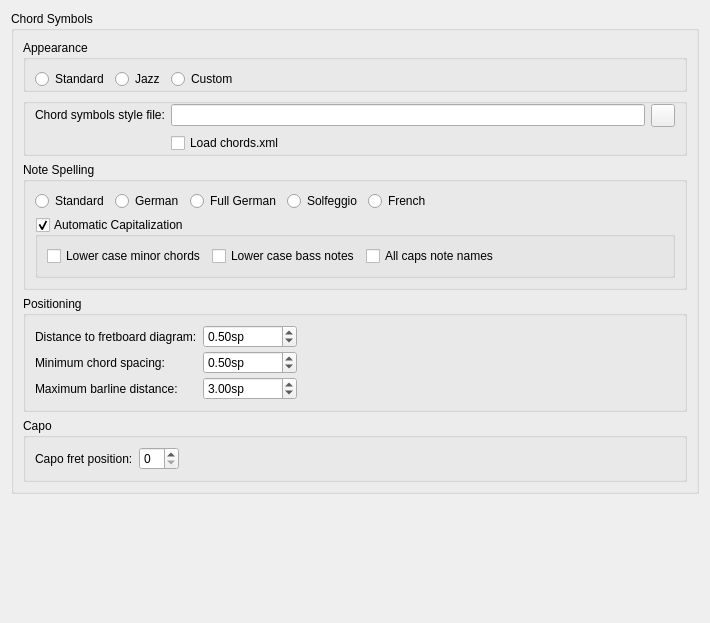
      <widget class="QWidget" name="PageChordSymbols">
       <layout class="QVBoxLayout" name="verticalLayout_12">
        <property name="spacing">
         <number>0</number>
        </property>
        <item>
         <widget class="QGroupBox" name="groupBox_5">
          <property name="title">
           <string>Chord Symbols</string>
          </property>
          <layout class="QVBoxLayout" name="verticalLayout_36">
           <item>
            <widget class="QGroupBox" name="groupBox_25">
             <property name="title">
              <string>Appearance</string>
             </property>
             <layout class="QHBoxLayout" name="horizontalLayout">
              <property name="bottomMargin">
               <number>0</number>
              </property>
              <item>
               <widget class="QRadioButton" name="chordsStandard">
                <property name="text">
                 <string>Standard</string>
                </property>
               </widget>
              </item>
              <item>
               <widget class="QRadioButton" name="chordsJazz">
                <property name="text">
                 <string>Jazz</string>
                </property>
               </widget>
              </item>
              <item>
               <widget class="QRadioButton" name="chordsCustom">
                <property name="text">
                 <string>Custom</string>
                </property>
               </widget>
              </item>
              <item>
               <spacer name="horizontalSpacer_13">
                <property name="orientation">
                 <enum>Qt::Horizontal</enum>
                </property>
                <property name="sizeHint" stdset="0">
                 <size>
                  <width>40</width>
                  <height>20</height>
                 </size>
                </property>
               </spacer>
              </item>
             </layout>
            </widget>
           </item>
           <item>
            <widget class="QGroupBox" name="chordDescriptionGroup">
             <property name="sizePolicy">
              <sizepolicy hsizetype="Preferred" vsizetype="Preferred">
               <horstretch>0</horstretch>
               <verstretch>0</verstretch>
              </sizepolicy>
             </property>
             <property name="title">
              <string/>
             </property>
             <property name="checkable">
              <bool>false</bool>
             </property>
             <property name="checked">
              <bool>false</bool>
             </property>
             <layout class="QGridLayout" name="chordDescriptionLayout">
              <property name="topMargin">
               <number>0</number>
              </property>
              <property name="bottomMargin">
               <number>0</number>
              </property>
              <item row="0" column="2">
               <widget class="QToolButton" name="chordDescriptionFileButton">
                <property name="text">
                 <string notr="true"/>
                </property>
                <property name="icon">
                 <iconset resource="musescore.qrc">
                  <normaloff>:/data/icons/document-open.svg</normaloff>:/data/icons/document-open.svg</iconset>
                </property>
               </widget>
              </item>
              <item row="0" column="1">
               <widget class="QLineEdit" name="chordDescriptionFile"/>
              </item>
              <item row="0" column="0">
               <widget class="QLabel" name="label_54">
                <property name="sizePolicy">
                 <sizepolicy hsizetype="Preferred" vsizetype="Fixed">
                  <horstretch>0</horstretch>
                  <verstretch>0</verstretch>
                 </sizepolicy>
                </property>
                <property name="text">
                 <string>Chord symbols style file:</string>
                </property>
                <property name="buddy">
                 <cstring>chordDescriptionFile</cstring>
                </property>
               </widget>
              </item>
              <item row="1" column="1">
               <widget class="QCheckBox" name="chordsXmlFile">
                <property name="text">
                 <string>Load chords.xml</string>
                </property>
               </widget>
              </item>
             </layout>
            </widget>
           </item>
           <item>
            <widget class="QGroupBox" name="groupBox_23">
             <property name="title">
              <string>Note Spelling</string>
             </property>
             <layout class="QVBoxLayout" name="verticalLayout_37">
              <item>
               <layout class="QHBoxLayout" name="horizontalLayout_6">
                <item>
                 <widget class="QRadioButton" name="useStandardNoteNames">
                  <property name="toolTip">
                   <string notr="true">A, B♭, B, C, C♯, …</string>
                  </property>
                  <property name="text">
                   <string>Standard</string>
                  </property>
                 </widget>
                </item>
                <item>
                 <widget class="QRadioButton" name="useGermanNoteNames">
                  <property name="toolTip">
                   <string notr="true">A, B♭, H, C, C♯, …</string>
                  </property>
                  <property name="text">
                   <string>German</string>
                  </property>
                 </widget>
                </item>
                <item>
                 <widget class="QRadioButton" name="useFullGermanNoteNames">
                  <property name="toolTip">
                   <string notr="true">A, B, H, C, Cis, …</string>
                  </property>
                  <property name="text">
                   <string>Full German</string>
                  </property>
                 </widget>
                </item>
                <item>
                 <widget class="QRadioButton" name="useSolfeggioNoteNames">
                  <property name="toolTip">
                   <string notr="true">Do, Do♯, Re♭, Re, …</string>
                  </property>
                  <property name="text">
                   <string>Solfeggio</string>
                  </property>
                 </widget>
                </item>
                <item>
                 <widget class="QRadioButton" name="useFrenchNoteNames">
                  <property name="toolTip">
                   <string notr="true">Do, Do♯, Ré♭, Ré, …</string>
                  </property>
                  <property name="text">
                   <string>French</string>
                  </property>
                 </widget>
                </item>
                <item>
                 <spacer name="horizontalSpacer_12">
                  <property name="orientation">
                   <enum>Qt::Horizontal</enum>
                  </property>
                  <property name="sizeHint" stdset="0">
                   <size>
                    <width>40</width>
                    <height>20</height>
                   </size>
                  </property>
                 </spacer>
                </item>
               </layout>
              </item>
              <item>
               <widget class="QGroupBox" name="automaticCapitalization">
                <property name="title">
                 <string>Automatic Capitalization</string>
                </property>
                <property name="checkable">
                 <bool>true</bool>
                </property>
                <layout class="QHBoxLayout" name="horizontalLayout_12">
                 <item>
                  <widget class="QCheckBox" name="lowerCaseMinorChords">
                   <property name="text">
                    <string>Lower case minor chords</string>
                   </property>
                  </widget>
                 </item>
                 <item>
                  <widget class="QCheckBox" name="lowerCaseBassNotes">
                   <property name="text">
                    <string>Lower case bass notes</string>
                   </property>
                  </widget>
                 </item>
                 <item>
                  <widget class="QCheckBox" name="allCapsNoteNames">
                   <property name="text">
                    <string>All caps note names</string>
                   </property>
                  </widget>
                 </item>
                 <item>
                  <spacer name="horizontalSpacer_17">
                   <property name="orientation">
                    <enum>Qt::Horizontal</enum>
                   </property>
                   <property name="sizeHint" stdset="0">
                    <size>
                     <width>40</width>
                     <height>20</height>
                    </size>
                   </property>
                  </spacer>
                 </item>
                </layout>
               </widget>
              </item>
             </layout>
            </widget>
           </item>
           <item>
            <widget class="QGroupBox" name="groupBox_24">
             <property name="title">
              <string>Positioning</string>
             </property>
             <layout class="QGridLayout" name="gridLayout_15">
              <property name="verticalSpacing">
               <number>3</number>
              </property>
              <item row="1" column="1">
               <widget class="QDoubleSpinBox" name="minHarmonyDistance">
                <property name="suffix">
                 <string>sp</string>
                </property>
                <property name="minimum">
                 <double>-50.000000000000000</double>
                </property>
                <property name="maximum">
                 <double>10.000000000000000</double>
                </property>
                <property name="singleStep">
                 <double>0.100000000000000</double>
                </property>
                <property name="value">
                 <double>0.500000000000000</double>
                </property>
               </widget>
              </item>
              <item row="0" column="0">
               <widget class="QLabel" name="label_79">
                <property name="text">
                 <string>Distance to fretboard diagram:</string>
                </property>
                <property name="buddy">
                 <cstring>harmonyFretDist</cstring>
                </property>
               </widget>
              </item>
              <item row="0" column="1">
               <widget class="QDoubleSpinBox" name="harmonyFretDist">
                <property name="enabled">
                 <bool>true</bool>
                </property>
                <property name="suffix">
                 <string extracomment="spatium unit">sp</string>
                </property>
                <property name="minimum">
                 <double>-10000.000000000000000</double>
                </property>
                <property name="maximum">
                 <double>10000.000000000000000</double>
                </property>
                <property name="singleStep">
                 <double>0.500000000000000</double>
                </property>
                <property name="value">
                 <double>0.500000000000000</double>
                </property>
               </widget>
              </item>
              <item row="1" column="0">
               <widget class="QLabel" name="label_1001">
                <property name="text">
                 <string>Minimum chord spacing:</string>
                </property>
                <property name="buddy">
                 <cstring>minHarmonyDistance</cstring>
                </property>
               </widget>
              </item>
              <item row="2" column="5">
               <spacer name="horizontalSpacer_11">
                <property name="orientation">
                 <enum>Qt::Horizontal</enum>
                </property>
                <property name="sizeHint" stdset="0">
                 <size>
                  <width>40</width>
                  <height>20</height>
                 </size>
                </property>
               </spacer>
              </item>
              <item row="2" column="0">
               <widget class="QLabel" name="label_1002">
                <property name="text">
                 <string>Maximum barline distance:</string>
                </property>
                <property name="buddy">
                 <cstring>maxHarmonyBarDistance</cstring>
                </property>
               </widget>
              </item>
              <item row="2" column="1">
               <widget class="QDoubleSpinBox" name="maxHarmonyBarDistance">
                <property name="suffix">
                 <string>sp</string>
                </property>
                <property name="minimum">
                 <double>-50.000000000000000</double>
                </property>
                <property name="maximum">
                 <double>50.000000000000000</double>
                </property>
                <property name="singleStep">
                 <double>0.500000000000000</double>
                </property>
                <property name="value">
                 <double>3.000000000000000</double>
                </property>
               </widget>
              </item>
             </layout>
            </widget>
           </item>
           <item>
            <widget class="QGroupBox" name="groupBox_27">
             <property name="title">
              <string extracomment="Capodastro">Capo</string>
             </property>
             <layout class="QGridLayout" name="gridLayout_13">
              <item row="0" column="1">
               <widget class="QSpinBox" name="capoPosition">
                <property name="maximum">
                 <number>11</number>
                </property>
               </widget>
              </item>
              <item row="0" column="2">
               <spacer name="horizontalSpacer_6">
                <property name="orientation">
                 <enum>Qt::Horizontal</enum>
                </property>
                <property name="sizeHint" stdset="0">
                 <size>
                  <width>496</width>
                  <height>20</height>
                 </size>
                </property>
               </spacer>
              </item>
              <item row="0" column="0">
               <widget class="QLabel" name="label_60">
                <property name="text">
                 <string extracomment="Capodastro">Capo fret position:</string>
                </property>
                <property name="buddy">
                 <cstring>capoPosition</cstring>
                </property>
               </widget>
              </item>
             </layout>
            </widget>
           </item>
          </layout>
         </widget>
        </item>
        <item>
         <spacer name="verticalSpacer_61">
          <property name="orientation">
           <enum>Qt::Vertical</enum>
          </property>
          <property name="sizeHint" stdset="0">
           <size>
            <width>496</width>
            <height>118</height>
           </size>
          </property>
         </spacer>
        </item>
       </layout>
      </widget>
